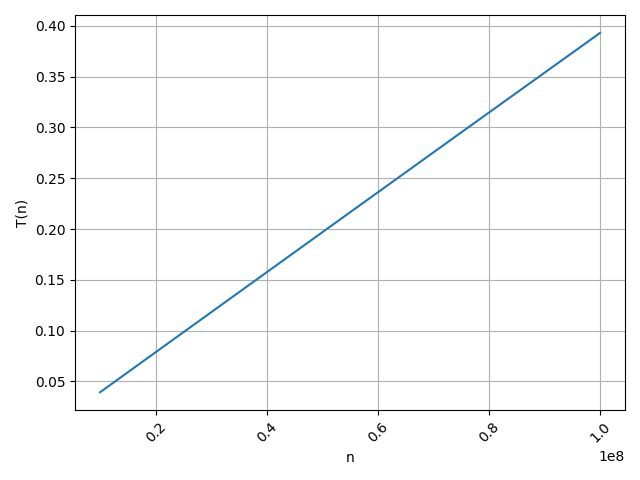

Reproduce this figure in Python.
import pandas as pd
import matplotlib.pyplot as plt

df = pd.read_csv("data.csv")

df.columns = df.columns.str.strip()

plt.plot(df['n'], df['T(n)'], linestyle='-')
plt.xlabel("n")
plt.ylabel("T(n)")
plt.grid(True)
plt.xticks(rotation=45)
plt.tight_layout()

plt.savefig("plot.png")

plt.clf()
